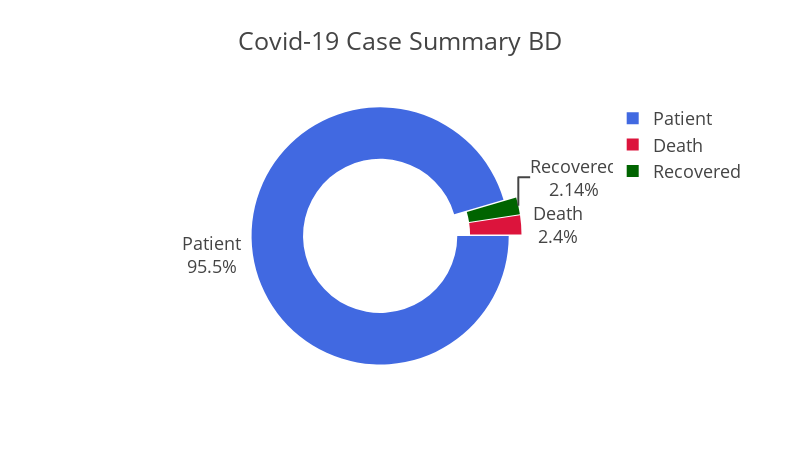

Notebook code cell kept with this figure:
### Markdown cell above
***Bangladesh Covid-19 Case Summary Representation***

### Code cell
dataFromCsv = pd.read_csv('covid-19-PerDayCaseSummaryBD.csv')
totalCaseNumber = dataFromCsv['Case'].sum()
totalDeathNumber = dataFromCsv['Death'].sum()
totalRecoveredNumber = dataFromCsv['Recovered'].sum()
totalPatientNumber = totalCaseNumber - (totalDeathNumber+totalRecoveredNumber)

slices = [totalPatientNumber,totalDeathNumber,totalRecoveredNumber]
activities = ['Patient','Death','Recovered']

dataFrame = {
    "slices" : slices,
    "activities" : activities
}
dataset = pd.DataFrame(dataFrame)
fig = px.pie(dataset,
             values="slices",
             names="activities",
             template="presentation",
             labels = {'slices' : 'No Cases', 'activities' : 'Status'},
             color_discrete_sequence=['#4169E1', '#DC143C', '#006400'],
             width=800,
             height=450,
             hole=0.6,
             title="Covid-19 Case Summary BD")
fig.update_traces(rotation=90, pull=0.05, textinfo="percent+label")
fig.show()

### Figure 1 — Plotly figure (JSON) as saved in the notebook; plotly's stock layout.template omitted (floating-point values rounded to 4 significant figures)
{"data": [{"domain": {"x": [0, 1], "y": [0, 1]}, "hole": 0.6, "hovertemplate": "Status=%{label}<br>No Cases=%{value}<extra></extra>", "labels": ["Patient", "Death", "Recovered"], "legendgroup": "", "name": "", "pull": 0.05, "rotation": 90, "showlegend": true, "textinfo": "percent+label", "type": "pie", "values": [6169, 155, 138]}], "layout": {"height": 450, "legend": {"tracegroupgap": 0}, "piecolorway": ["#4169E1", "#DC143C", "#006400"], "title": {"text": "Covid-19 Case Summary BD"}, "width": 800}}
